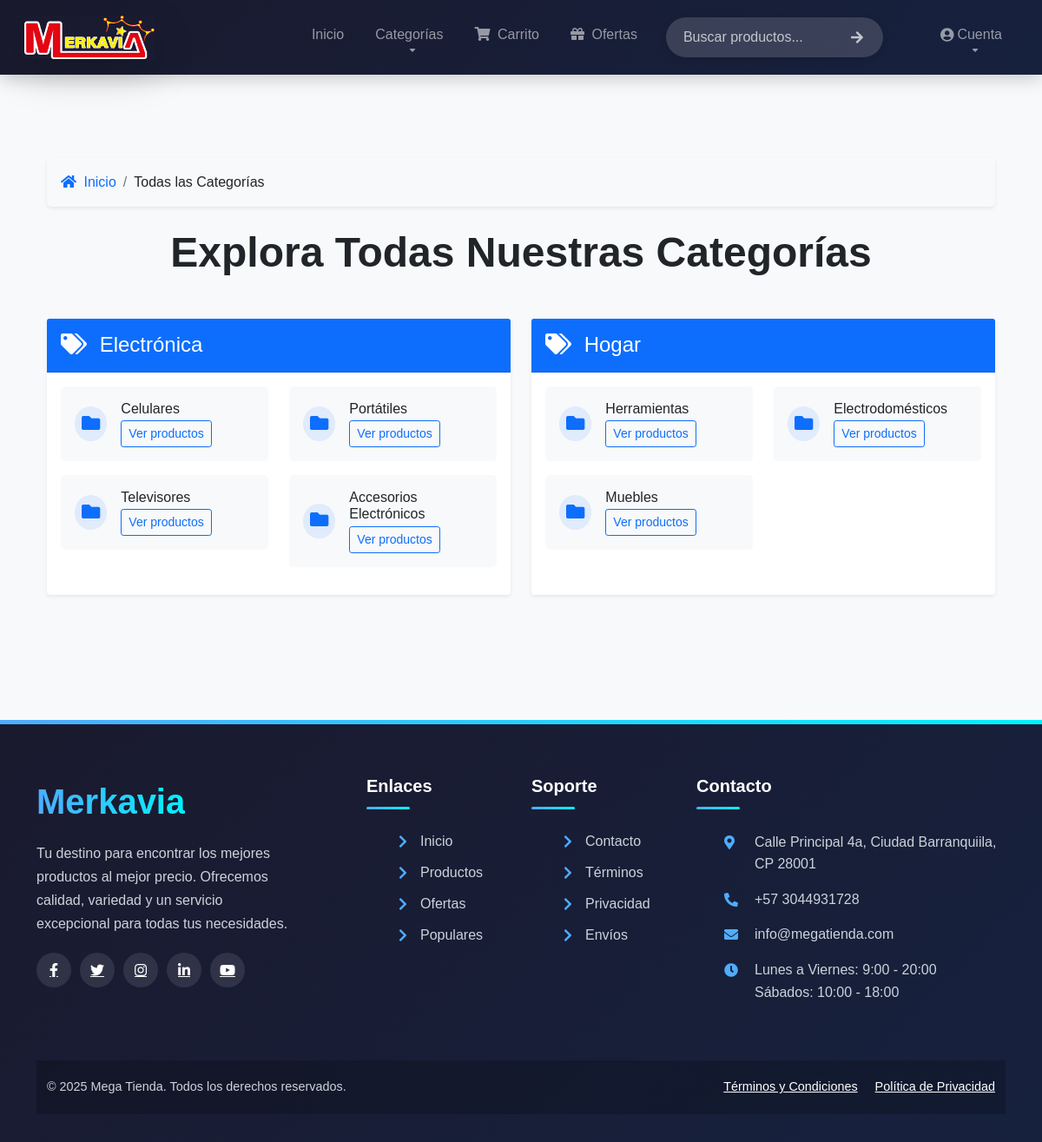
The app's page /todas_categorias with its own data.
### models.py (models this page shows)
class Categoria(db.Model):
    id = db.Column(db.Integer, primary_key=True)
    nombre = db.Column(db.String(100), nullable=False)
    parent_id = db.Column(db.Integer, db.ForeignKey('categoria.id'))
    activa = db.Column(db.Boolean, default=True)
    subcategorias = db.relationship('Categoria',
                                   backref=db.backref('parent', remote_side=[id]),
                                   lazy='dynamic')
    productos = db.relationship('Producto', backref='categoria', lazy=True, cascade='all, delete-orphan')

### app.py (the view)
@app.route('/todas_categorias')
def todas_categorias():
    categorias_principales = Categoria.query.filter_by(parent_id=None, activa=True).all()
    categorias_con_sub = []
    for cat in categorias_principales:
        subcategorias = Categoria.query.filter_by(parent_id=cat.id, activa=True).all()
        if subcategorias:
            categorias_con_sub.append({
                'categoria': cat,
                'subcategorias': subcategorias
            })
    return render_template('usuario/todas_categorias.html',
                          categorias_con_sub=categorias_con_sub,
                          categorias_principales=categorias_principales)

### templates/usuario/todas_categorias.html (shortened to what this page needs)
{% extends 'usuario/base.html' %}
{% block content %}
<div class="container py-5">
    <nav aria-label="breadcrumb" class="mb-4">
        <ol class="breadcrumb bg-light p-3 rounded-3 shadow-sm">
            <li class="breadcrumb-item">
                <a href="{{ url_for('index') }}" class="text-decoration-none text-primary">
                    <i class="fas fa-home me-1"></i> Inicio
                </a>
            </li>
            <li class="breadcrumb-item active text-dark fw-semibold" aria-current="page">
                Todas las Categorías
            </li>
        </ol>
    </nav>
    <h1 class="display-5 fw-bold text-center mb-5">Explora Todas Nuestras Categorías</h1>
    <div class="row">
        {% for grupo in categorias_con_sub %}
        <div class="col-lg-6 mb-5">
            <div class="card border-0 shadow-sm h-100">
                <div class="card-header bg-primary text-white py-3">
                    <h2 class="h4 mb-0">
                        <a href="{{ url_for('mostrar_categoria', categoria_id=grupo.categoria.id) }}"
                           class="text-white text-decoration-none">
                            <i class="fas fa-{{ grupo.categoria.icono|default('tags') }} me-2"></i>
                            {{ grupo.categoria.nombre }}
                        </a>
                    </h2>
                </div>
                <div class="card-body">
                    {% if grupo.subcategorias %}
                    <div class="row">
                        {% for subcat in grupo.subcategorias %}
                        <div class="col-md-6 mb-3">
                            <div class="d-flex align-items-center p-3 bg-light rounded-3 hover-bg">
                                <div class="bg-primary bg-opacity-10 rounded-circle p-2 me-3">
                                    <i class="fas fa-{{ subcat.icono|default('folder') }} fa-lg text-primary"></i>
                                </div>
                                <div>
                                    <h3 class="h6 mb-1">{{ subcat.nombre }}</h3>
                                    <a href="{{ url_for('mostrar_categoria', categoria_id=subcat.id) }}"
                                       class="btn btn-sm btn-outline-primary py-1 px-2">
                                        Ver productos
                                    </a>
                                </div>
                            </div>
                        </div>
                        {% endfor %}
                    </div>
                    {% endif %}
                </div>
            </div>
        </div>
        {% endfor %}
    </div>
</div>
{% endblock %}

### templates/usuario/base.html (shortened to what this page needs)
<!DOCTYPE html>
<html lang="es">
<head>
    <link href="https://cdn.jsdelivr.net/npm/bootstrap@5.1.3/dist/css/bootstrap.min.css" rel="stylesheet">
    <link href="https://cdnjs.cloudflare.com/ajax/libs/font-awesome/5.15.4/css/all.min.css" rel="stylesheet">
    <link href="https://cdnjs.cloudflare.com/ajax/libs/animate.css/4.1.1/animate.min.css" rel="stylesheet">
    <link href="{{ url_for('static', filename='css/styles.css') }}" rel="stylesheet">
</head>
<body>
    <nav class="navbar navbar-expand-lg navbar-dark sticky-top">
        <div class="container-fluid">
            <a class="navbar-brand" href="{{ url_for('index') }}">
                <img src="{{ url_for('static', filename='img/logo2.png') }}" alt="Tienda Online" class="img-fluid imgnav rounded-4 shadow-lg">
            </a>
            <div class="collapse navbar-collapse" id="navbarNav">
                <ul class="navbar-nav ms-auto">
                    <li class="nav-item">
                        <a class="nav-link" href="{{ url_for('index') }}">Inicio</a>
                    </li>
                    <li class="nav-item dropdown">
                        <a class="nav-link dropdown-toggle" href="#" id="navbarDropdown" role="button" data-bs-toggle="dropdown" aria-expanded="false">
                            Categorías
                        </a>
                    </li>
                    <li class="nav-item">
                        <a class="nav-link" href="{{ url_for('ver_carrito') }}">
                            <i class="fas fa-shopping-cart me-1"></i> Carrito
                        </a>
                    </li>
                    <li class="nav-item">
                        <a class="nav-link" href="{{ url_for('todas_ofertas') }}">
                            <i class="fas fa-gift me-1"></i> Ofertas
                        </a>
                    </li>
                    <li class="nav-item search-container me-5" data-bs-auto-close="outside">
                        <div class="position-relative w-100">
                            <form class="d-flex" method="GET" action="{{ url_for('buscar_productos') }}">
                                <div class="search-input-wrapper position-relative">
                                    <input class="form-control search-input ps-5" type="search" placeholder="Buscar productos..."
                                           aria-label="Buscar" name="q" id="searchInput" autocomplete="off">
                                    <button class="btn search-btn position-absolute top-50 end-0 translate-middle-y me-3" type="submit">
                                        <i class="fas fa-arrow-right"></i>
                                    </button>
                                </div>
                            </form>
                        </div>
                    </li>
                    {% if 'usuario_id' in session %}
                        <li class="nav-item dropdown" data-bs-auto-close="outside">
                            <a class="nav-link dropdown-toggle d-flex align-items-center" href="#" role="button" data-bs-toggle="dropdown">
                                <span class="user-avatar">{{ session['usuario_nombre'][0] }}</span>
                                {{ session['usuario_nombre'] }}
                            </a>
                            <ul class="dropdown-menu dropdown-menu-end">
                                <li>
                                    <a class="dropdown-item" href="{{ url_for('perfil') }}">
                                        <i class="fas fa-user-circle me-2"></i> Mi Cuenta
                                    </a>
                                </li>
                                <li>
                                    <a class="dropdown-item" href="{{ url_for('mis_pedidos') }}">
                                        <i class="fas fa-box me-2"></i> Mis pedidos
                                    </a>
                                </li>
                                <li>
                                    <a class="dropdown-item" href="{{ url_for('mis_compras') }}">
                                        <i class="fas fa-box me-2"></i> Mis comprar
                                    </a>
                                </li>
                                <li><hr class="dropdown-divider"></li>
                                <li>
                                    <a class="dropdown-item" href="{{ url_for('logout') }}">
                                        <i class="fas fa-sign-out-alt me-2"></i> Cerrar Sesión
                                    </a>
                                </li>
                            </ul>
                        </li>
                    {% else %}
                        <li class="nav-item dropdown">
                            <a class="nav-link dropdown-toggle d-flex align-items-center" href="#" data-bs-toggle="dropdown">
                                <i class="fas fa-user-circle me-1"></i> Cuenta
                            </a>
                        </li>
                    {% endif %}
                </ul>
            </div>
        </div>
    </nav>
    <main class="container my-5 mensaje">
        {% block content %}{% endblock %}
    </main>
    <footer class="footer">
        <div class="container">
            <div class="row">
                <div class="col-lg-4 col-md-6 mb-5 mb-lg-0">
                    <div class="footer-logo">Merkavia</div>
                    <p class="footer-about">
                        Tu destino para encontrar los mejores productos al mejor precio.
                        Ofrecemos calidad, variedad y un servicio excepcional para todas tus necesidades.
                    </p>
                    <div class="footer-social">
                        <a href="#"><i class="fab fa-facebook-f"></i></a>
                        <a href="#"><i class="fab fa-twitter"></i></a>
                        <a href="#"><i class="fab fa-instagram"></i></a>
                        <a href="#"><i class="fab fa-linkedin-in"></i></a>
                        <a href="#"><i class="fab fa-youtube"></i></a>
                    </div>
                </div>
                <div class="col-lg-2 col-md-6 mb-5 mb-md-0">
                    <h5>Enlaces</h5>
                    <ul class="footer-links">
                        <li><a href="{{ url_for('index') }}"><i class="fas fa-chevron-right"></i> Inicio</a></li>
                        <li><a href="{{ url_for('todos_productos') }}"><i class="fas fa-chevron-right"></i> Productos</a></li>
                        <li><a href="{{ url_for('todas_ofertas') }}"><i class="fas fa-chevron-right"></i> Ofertas</a></li>
                        <li><a href="{{ url_for('todos_destacados') }}"><i class="fas fa-chevron-right"></i> Populares</a></li>
                    </ul>
                </div>
                <div class="col-lg-2 col-md-6 mb-5 mb-md-0">
                    <h5>Soporte</h5>
                    <ul class="footer-links">
                        <li><a href="#"><i class="fas fa-chevron-right"></i> Contacto</a></li>
                        <li><a href="#"><i class="fas fa-chevron-right"></i> Términos</a></li>
                        <li><a href="#"><i class="fas fa-chevron-right"></i> Privacidad</a></li>
                        <li><a href="#"><i class="fas fa-chevron-right"></i> Envíos</a></li>
                    </ul>
                </div>
                <div class="col-lg-4 col-md-6">
                    <h5>Contacto</h5>
                    <ul class="footer-contact">
                        <li>
                            <i class="fas fa-map-marker-alt"></i>
                            <div>Calle Principal 4a, Ciudad Barranquiila, CP 28001</div>
                        </li>
                        <li>
                            <i class="fas fa-phone-alt"></i>
                            <div>+57 3044931728</div>
                        </li>
                        <li>
                            <i class="fas fa-envelope"></i>
                            <div>info@megatienda.com</div>
                        </li>
                        <li>
                            <i class="fas fa-clock"></i>
                            <div>Lunes a Viernes: 9:00 - 20:00<br>Sábados: 10:00 - 18:00</div>
                        </li>
                    </ul>
                </div>
            </div>
            <div class="footer-bottom">
                <div class="container">
                    <div class="row">
                        <div class="col-md-6 text-center text-md-start">
                            <p>&copy; 2025 Mega Tienda. Todos los derechos reservados.</p>
                        </div>
                        <div class="col-md-6 text-center text-md-end">
                            <p>
                                <a href="#" class="text-white me-3">Términos y Condiciones</a>
                                <a href="#" class="text-white">Política de Privacidad</a>
                            </p>
                        </div>
                    </div>
                </div>
            </div>
        </div>
    </footer>
</body>
</html>

### records on screen
Categoria: categoria.nombre "Electrónica"
Categoria: nombre "Celulares"
Categoria: nombre "Portátiles"
Categoria: nombre "Televisores"
Categoria: nombre "Accesorios Electrónicos"
Categoria: categoria.nombre "Hogar"
Categoria: nombre "Herramientas"
Categoria: nombre "Electrodomésticos"
Categoria: nombre "Muebles"
